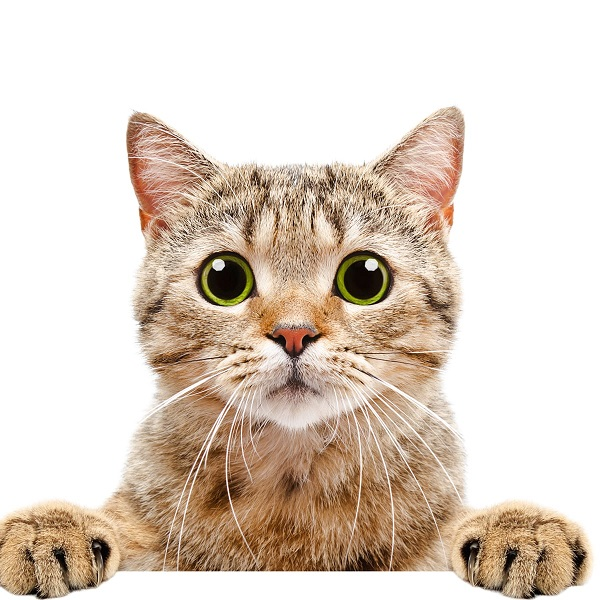
#> input picture 선형대수 3일차/실습/img/image.jpg, 600 x 600 px, found by its file name
$ python 4.2-239.py
#> lines starting #> are read from the running program, lines starting #| are printed output that depends on the picture
import cv2
import numpy as np


img = cv2.imread('image.jpg', cv2.IMREAD_COLOR)
#> img is the input picture: shape (600, 600, 3); mean B, G, R 196.6, 208.9, 222.5
height,width = img.shape[:2]
#> height = 600; width = 600

angle=45
c = np.cos(angle*np.pi/180)
s = np.sin(angle*np.pi/180)
center_x = width/2
#> center_x = 300
center_y = height/2
#> center_y = 300

# 좌표 (center_x, center_y)를 중심으로 angle 만큼 회전하는 회전변환행렬을 생성합니다.
rotation_matrix = cv2.getRotationMatrix2D((center_x, center_y), angle, 1)

# 이미지에 회전변환행렬을 적용합니다.
dst = cv2.warpAffine(img, rotation_matrix, (width, height))
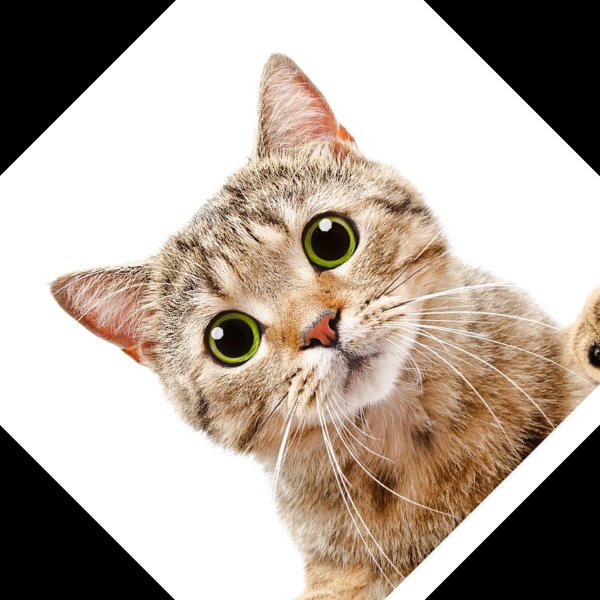
#> dst: shape (600, 600, 3); mean B, G, R 160.6, 171, 182.9

result = cv2.hconcat([img, dst])
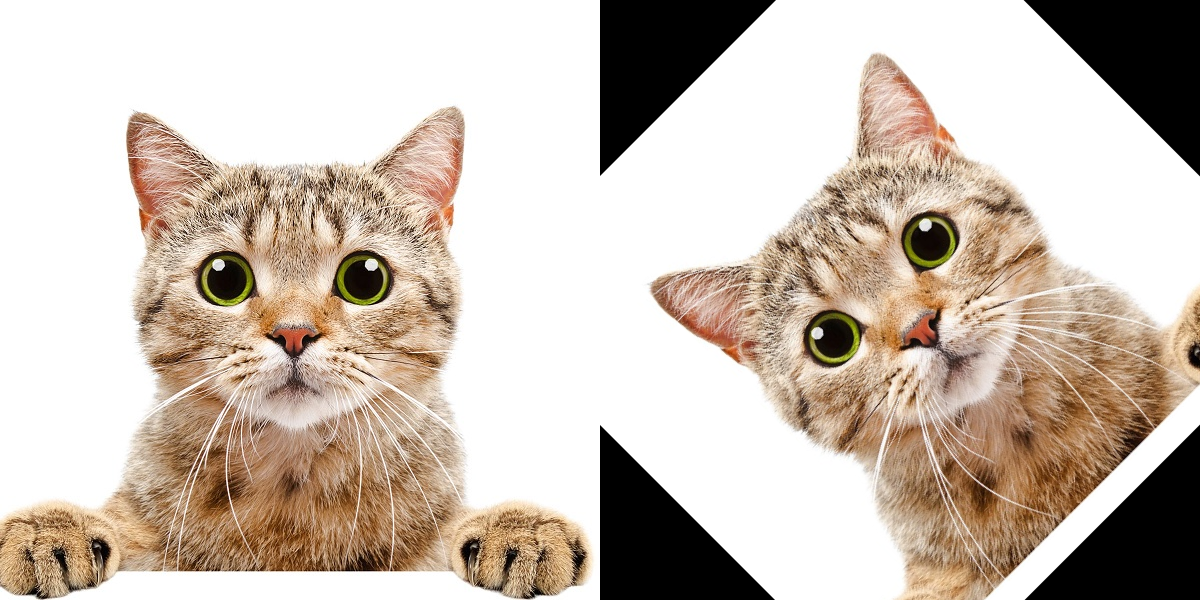
#> result: shape (600, 1200, 3); mean B, G, R 178.6, 190, 202.7
cv2.imshow("result", result)
cv2.waitKey(0)
